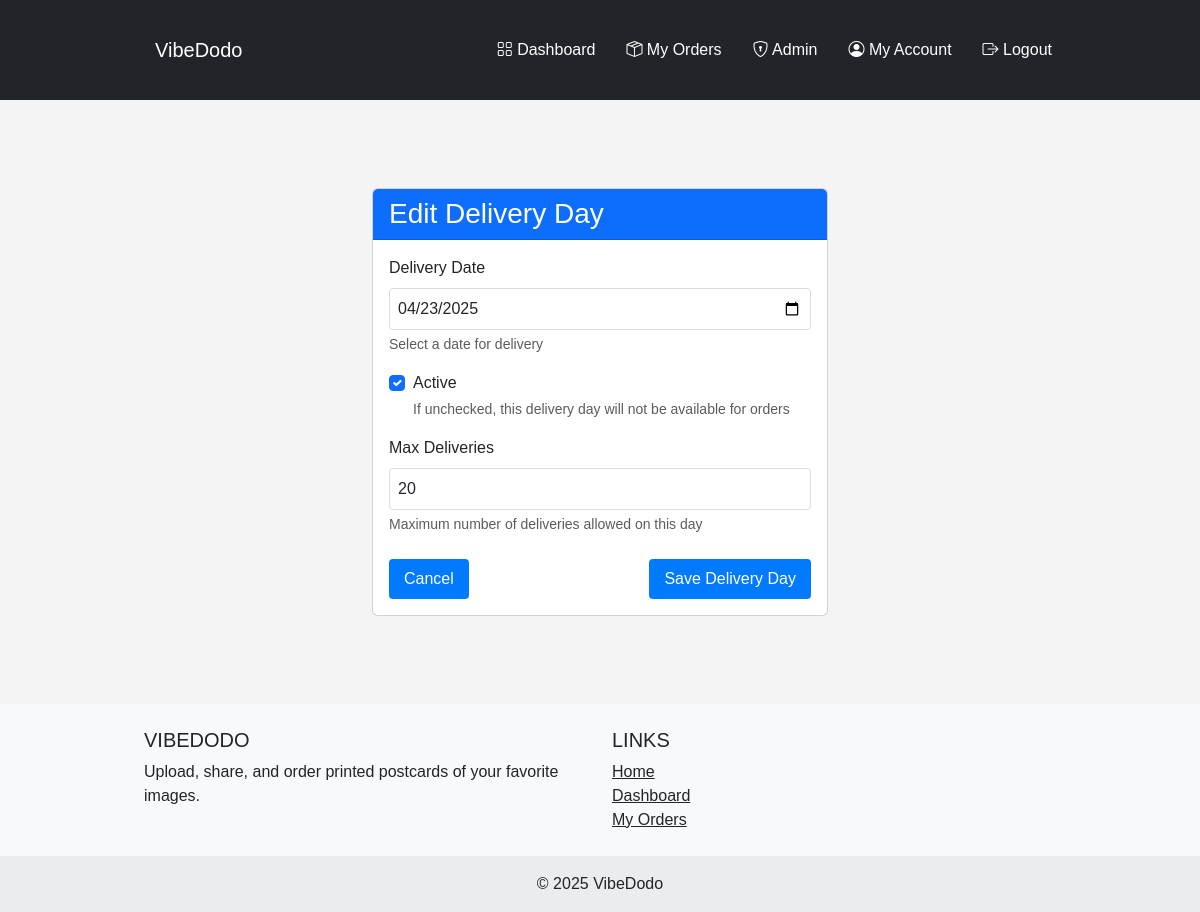
The page /admin/delivery/day/1/edit (signed in) on the database its author committed.
### app/models/delivery.py (models this page shows, shortened)
class DeliveryDay(db.Model):
    id = db.Column(db.Integer, primary_key=True)
    date = db.Column(db.Date, nullable=False)
    is_active = db.Column(db.Boolean, default=True)
    max_deliveries = db.Column(db.Integer, default=20)
    date_added = db.Column(db.DateTime, nullable=False, default=datetime.utcnow)
    time_slots = db.relationship('TimeSlot', backref='delivery_day', lazy=True, cascade="all, delete-orphan")

### app/routes/admin.py (the view, shortened to what this page needs)
@admin.route('/admin/delivery/day/<int:day_id>/edit', methods=['GET', 'POST'])
@login_required
@admin_required
def edit_delivery_day(day_id):
    delivery_day = DeliveryDay.query.get_or_404(day_id)
    form = DeliveryDayForm(obj=delivery_day)
    return render_template('admin/delivery_day_form.html', form=form, title='Edit Delivery Day')

### app/forms.py (shortened to what this page needs)
class DeliveryDayForm(FlaskForm):
    date = DateField('Delivery Date', validators=[DataRequired()], format='%Y-%m-%d')
    is_active = BooleanField('Active', default=True)
    max_deliveries = IntegerField('Max Deliveries', validators=[NumberRange(min=1, max=100)], default=20)
    submit = SubmitField('Save Delivery Day')

### app/models/user.py (called while the page is built)
@login_manager.user_loader
def load_user(user_id):
    return User.query.get(int(user_id))

### app/routes/admin.py (called while the page is built)
def admin_required(f):
    @wraps(f)
    def decorated_function(*args, **kwargs):
        if not current_user.is_authenticated or not current_user.is_admin:
            flash('Admin access required', 'danger')
            return redirect(url_for('main.index'))
        return f(*args, **kwargs)
    return decorated_function

### app/templates/admin/delivery_day_form.html (shortened to what this page needs)
{% extends "layout.html" %}
{% block content %}
<div class="container mt-4">
    <div class="row">
        <div class="col-md-8 mx-auto">
            <div class="card">
                <div class="card-header bg-primary text-white">
                    <h3 class="mb-0">{{ title }}</h3>
                </div>
                <div class="card-body">
                    <form method="POST">
                        <div class="mb-3">
                            {{ form.date.label(class="form-label") }}
                            {{ form.date(class="form-control", type="date") }}
                            <div class="form-text">Select a date for delivery</div>
                        </div>
                        <div class="mb-3 form-check">
                            {{ form.is_active(class="form-check-input") }}
                            {{ form.is_active.label(class="form-check-label") }}
                            <div class="form-text">If unchecked, this delivery day will not be available for orders</div>
                        </div>
                        <div class="mb-3">
                            {{ form.max_deliveries.label(class="form-label") }}
                            {{ form.max_deliveries(class="form-control", type="number") }}
                            <div class="form-text">Maximum number of deliveries allowed on this day</div>
                        </div>
                        <div class="d-flex justify-content-between mt-4">
                            <a href="{{ url_for('admin.admin_delivery') }}" class="btn btn-secondary">Cancel</a>
                            {{ form.submit(class="btn btn-primary") }}
                        </div>
                    </form>
                </div>
            </div>
        </div>
    </div>
</div>
{% endblock %}

### app/static/css/main.css (style rules this page uses)
body { font-family: 'Arial', sans-serif; margin: 0; padding: 0; background-color: #f4f4f4; }
.container { width: 80%; margin: 0 auto; padding: 20px; }
.form-control { width: 100%; padding: 8px; border: 1px solid #ddd; border-radius: 4px; }
.btn { padding: 8px 15px; background-color: #007bff; color: white; border: none; border-radius: 4px; cursor: pointer; }

### rows shown on the page
DeliveryDay: date "04/23/2025", is_active "☑", max_deliveries "20"

### other values the page prints
{{ title }} "Edit Delivery Day"
